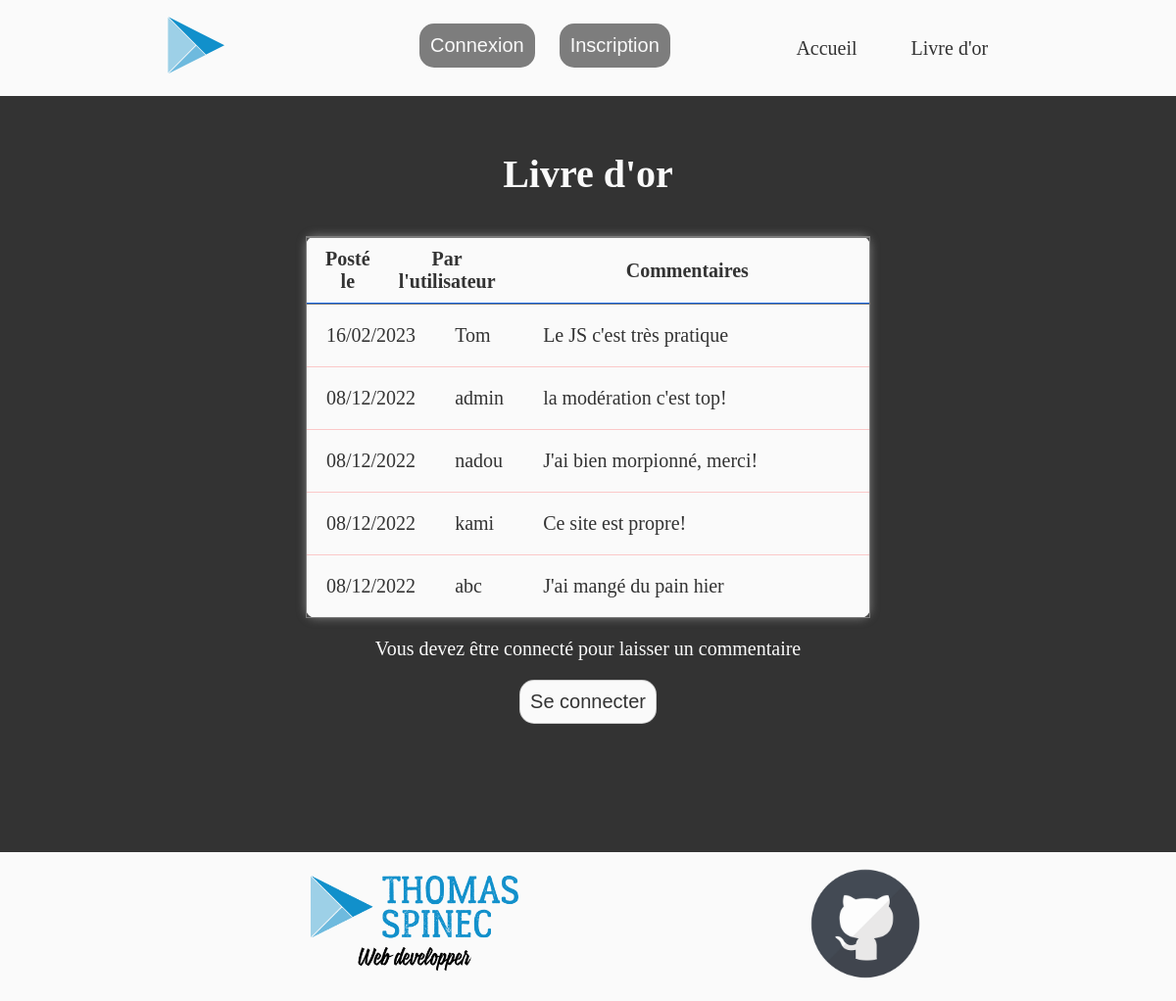
Screenshot of /livre-or.php with the database file from the repository.
### tables this page shows
CREATE TABLE `commentaires` (
  `id` int(11) NOT NULL,
  `commentaire` text NOT NULL,
  `id_utilisateur` int(11) NOT NULL,
  `date` datetime NOT NULL
);

CREATE TABLE `utilisateurs` (
  `id` int(11) NOT NULL,
  `login` varchar(255) NOT NULL,
  `password` varchar(255) NOT NULL
);

### class/Comment.php (the view, shortened to what this page needs)
<?php
class Comment
{
    private $bdd;
    public function __construct()
    {
        $servername = 'localhost';
        $dbname = 'livreor';
        $db_username = 'root';
        $db_password = '';
        try {
            $this->bdd = new PDO("mysql:host=$servername;dbname=$dbname; charset=utf8", $db_username, $db_password);
            $this->bdd->setAttribute(PDO::ATTR_ERRMODE, PDO::ERRMODE_EXCEPTION);
            $this->bdd->exec("set names utf8");
        }
        catch (PDOException $e) {
            echo "Echec de la connexion : " . $e->getMessage();
            exit;
        }
    }
    public function displayComment()
    {
        $requete = "SELECT commentaires.id, commentaires.commentaire, DATE_FORMAT(commentaires.date, '%d/%m/%Y') as date, utilisateurs.login FROM commentaires INNER JOIN utilisateurs ON commentaires.id_utilisateur = utilisateurs.id ORDER BY id DESC";
        $select = $this->bdd->query($requete);
        while ($reponse = $select->fetch(PDO::FETCH_ASSOC)) {
?>
            <tr>
                <td class='date'><?= $reponse['date'] ?></td>
                <td class='user'><?= $reponse['login'] ?></td>
                <td class='comm'><?= $reponse['commentaire'] ?></td>
            </tr>
<?php
        }
    }
}

### site.css (style rules this page uses)
body { background-color: #333; margin: 0; padding: 0; font-size: 20px; }
table, th, td { padding: 10px; border: 1px solid #7d7d7d; border-collapse: collapse; font-size: 20px; border-radius: 10px; }
.commentaires td { padding: 20px; border-bottom: #ff000033; border-bottom-style: solid; border-bottom-width: 1px; border-left: none; border-right: none; }
.date { width: 15%; }
.user { width: 15%; }
.comm { width: 70%; }

### rows the page displays
commentaires: date "16/02/2023", id_utilisateur.login "Tom", commentaire "Le JS c'est très pratique"
commentaires: date "08/12/2022", id_utilisateur.login "admin", commentaire "la modération c'est top!"
commentaires: date "08/12/2022", id_utilisateur.login "nadou", commentaire "J'ai bien morpionné, merci!"
commentaires: date "08/12/2022", id_utilisateur.login "kami", commentaire "Ce site est propre!"
commentaires: date "08/12/2022", id_utilisateur.login "abc", commentaire "J'ai mangé du pain hier"
